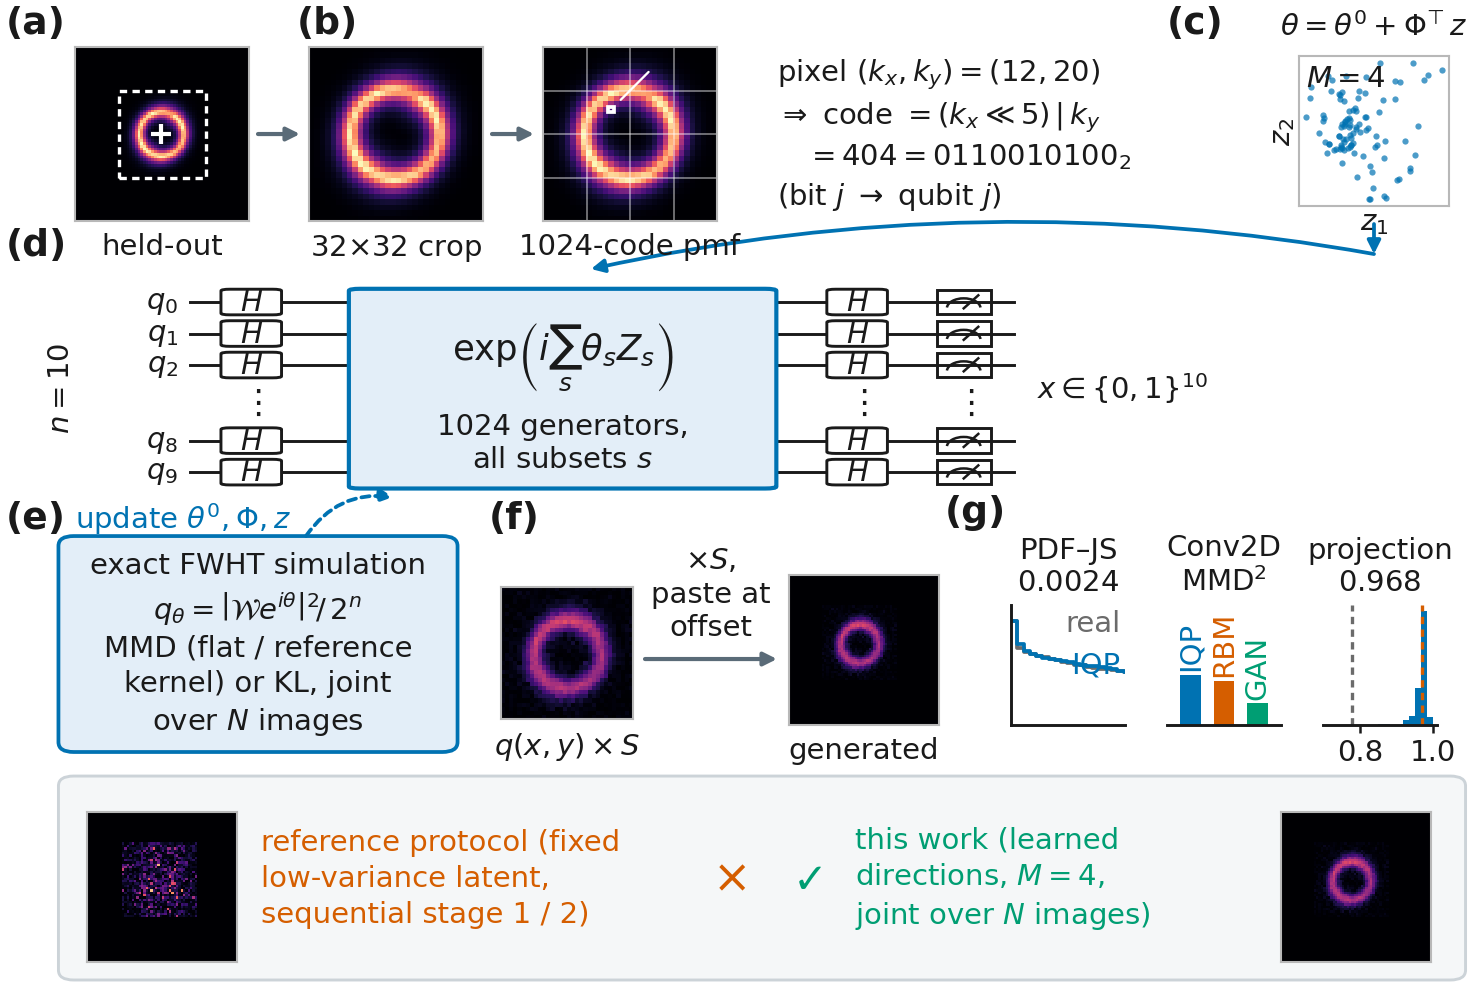

This chart was generated by the following Python code:
#!/usr/bin/env python3
# -*- coding: utf-8 -*-
"""fig_pipeline_v2_c.pdf -- fig_pipeline_v2 at its native body size (0.92\\textwidth).

Same seven panels, same thumbnails and same numbers as `fig_pipeline_v2.py` -- its `load()`
is imported so the two cannot drift -- re-laid-out for a 5.06 in column so that 7 pt text
survives with no scaling.  Compared with the full-size version the thumbnails shrink from
0.66 to 0.58 in, the circuit from 4.92 to 3.74 in, and the three metric minis lose their
axis decoration (the Conv2D-MMD^2 bars carry rotated in-panel labels instead of a y axis).

Python 3.9 compatible.
"""
from __future__ import annotations

import os

import numpy as np

import matplotlib
matplotlib.use("Agg")
import matplotlib.pyplot as plt                              # noqa: E402
from matplotlib.patches import (FancyArrowPatch, FancyBboxPatch, Rectangle,  # noqa: E402
                                Arc)

import fig_style as S
import fig_pipeline_v2 as V

FIG_W, FIG_H = 5.06, 3.30
BLUE, BAD, GOOD, LINK = V.BLUE, V.BAD, V.GOOD, V.LINK
FS = 7.0
KX, KY = V.KX, V.KY


def rect(x, y, w, h):
    return [x / FIG_W, y / FIG_H, w / FIG_W, h / FIG_H]


def fx(x):
    return x / FIG_W


def fy(y):
    return y / FIG_H


def thumb(fig, x, y, w, img, caption=None, zorder=3):
    ax = fig.add_axes(rect(x, y, w, w))
    ax.set_zorder(zorder)
    ax.imshow(np.asarray(img, float), cmap=S.IMG_CMAP, vmin=S.IMG_VMIN, vmax=S.IMG_VMAX,
              interpolation="nearest", origin="lower")
    ax.set_xticks([]); ax.set_yticks([])
    for sp in ax.spines.values():
        sp.set_linewidth(0.5); sp.set_color("#b8b8b8")
    if caption:
        fig.text(fx(x + w / 2.0), fy(y - 0.035), caption, fontsize=FS, ha="center",
                 va="top", zorder=6)
    return ax


def arrow(fig, p0, p1, color=LINK, lw=1.0, ls="-", ms=6.5, rad=0.0):
    fig.patches.append(FancyArrowPatch(
        (fx(p0[0]), fy(p0[1])), (fx(p1[0]), fy(p1[1])), transform=fig.transFigure,
        arrowstyle="-|>", mutation_scale=ms, linewidth=lw, color=color, linestyle=ls,
        shrinkA=0, shrinkB=0, zorder=2, connectionstyle="arc3,rad=%.3f" % rad))


def label(fig, txt, x, y):
    fig.text(fx(x), fy(y), txt, fontsize=9, fontweight="bold", ha="left", va="bottom",
             zorder=7)


# --------------------------------------------------------------------------- row 1
def row1(fig, D):
    yt, w, pitch = 2.58, 0.58, 0.78
    ax = thumb(fig, 0.28, yt, w, D["img"], "held-out")
    ax.plot([D["cx"]], [D["cy"]], marker="+", ms=5.0, mew=1.0, color="white", zorder=5)
    ax.add_patch(Rectangle((D["dx"] - 0.5, D["dy"] - 0.5), 32, 32, fill=False,
                           edgecolor="white", lw=0.8, ls=(0, (2.2, 1.6)), zorder=4))
    arrow(fig, (0.28 + w + 0.03, yt + w / 2), (0.28 + pitch - 0.03, yt + w / 2))
    thumb(fig, 0.28 + pitch, yt, w, D["crop"], "32$\\times$32 crop")
    arrow(fig, (0.28 + pitch + w + 0.03, yt + w / 2), (0.28 + 2 * pitch - 0.03, yt + w / 2))
    axp = thumb(fig, 0.28 + 2 * pitch, yt, w, D["pmf"] / D["pmf"].max(), "1024-code pmf")
    for t in (7.5, 15.5, 23.5):
        axp.axhline(t, color="white", lw=0.4, alpha=0.5)
        axp.axvline(t, color="white", lw=0.4, alpha=0.5)
    axp.add_patch(Rectangle((KX - 0.5, KY - 0.5), 1, 1, fill=False, edgecolor="white",
                            lw=0.9, zorder=5))
    axp.annotate("", xy=(KX + 0.7, KY + 0.7), xytext=(KX + 8, KY + 8),
                 arrowprops=dict(arrowstyle="-", lw=0.55, color="white"), zorder=5)

    fig.text(fx(2.62), fy(yt + w / 2),
             "pixel $(k_x, k_y) = (%d, %d)$\n"
             "$\\Rightarrow$ code $= (k_x{\\ll}5)\\,|\\,k_y$\n"
             "$\\quad = %d = %s_2$\n"
             "(bit $j$ $\\to$ qubit $j$)" % (KX, KY, D["code"], format(D["code"], "010b")),
             fontsize=FS, ha="left", va="center", linespacing=1.35)

    axz = fig.add_axes(rect(4.36, yt + 0.05, 0.50, 0.50))
    z = D["z"]
    axz.plot(z[:, 0], z[:, 1], ls="none", marker="o", ms=1.5, color=BLUE, alpha=0.7, mew=0)
    axz.set_xticks([]); axz.set_yticks([])
    for sp in axz.spines.values():
        sp.set_linewidth(0.5); sp.set_color("#b8b8b8")
    axz.set_xlabel("$z_1$", fontsize=FS, labelpad=0.5)
    axz.set_ylabel("$z_2$", fontsize=FS, labelpad=0.5)
    axz.text(0.05, 0.95, "$M = 4$", transform=axz.transAxes, fontsize=FS, ha="left",
             va="top")
    fig.text(fx(4.61), fy(3.18), "$\\theta = \\theta^{0} + \\Phi^{\\!\\top} z$",
             fontsize=FS, ha="center", va="bottom")
    label(fig, "(a)", 0.05, 3.18)
    label(fig, "(b)", 1.02, 3.18)
    label(fig, "(c)", 3.92, 3.18)


# --------------------------------------------------------------------------- row 2
def row2(fig, D):
    ax = fig.add_axes(rect(0.40, 1.68, 3.74, 0.70))
    ax.set_zorder(3)
    ax.set_xlim(0, 1); ax.set_ylim(0, 1); ax.axis("off")
    ys = [0.90, 0.75, 0.60, 0.24, 0.09]
    names = ["$q_0$", "$q_1$", "$q_2$", "$q_8$", "$q_9$"]
    x0, x1 = 0.070, 0.805
    for y, nm in zip(ys, names):
        ax.plot([x0, x1], [y, y], color=S.INK, lw=0.7, zorder=1)
        ax.text(x0 - 0.010, y, nm, fontsize=FS, ha="right", va="center")
    ax.text(-0.045, 0.495, "$n = 10$", fontsize=FS, ha="center", va="center", rotation=90)

    def hlayer(xc):
        for y in ys:
            ax.add_patch(FancyBboxPatch((xc - 0.024, y - 0.058), 0.048, 0.116,
                                        boxstyle="round,pad=0.003,rounding_size=0.008",
                                        fc="white", ec=S.INK, lw=0.7, zorder=3))
            ax.text(xc, y, "$H$", fontsize=FS, ha="center", va="center", zorder=4)
        ax.text(xc, 0.42, "$\\vdots$", fontsize=8, ha="center", va="center", zorder=4)

    hlayer(0.125)
    bx0, bx1 = 0.215, 0.590
    ax.add_patch(FancyBboxPatch((bx0, 0.015), bx1 - bx0, 0.945,
                                boxstyle="round,pad=0.003,rounding_size=0.010",
                                fc="#e3eef8", ec=BLUE, lw=1.0, zorder=2))
    ax.text(0.5 * (bx0 + bx1), 0.64, "$\\exp\\!\\left(i\\sum_{s}\\theta_s Z_s\\right)$",
            fontsize=8.5, ha="center", va="center", zorder=4)
    ax.text(0.5 * (bx0 + bx1), 0.23, "1024 generators,\nall subsets $s$",
            fontsize=FS, ha="center", va="center", linespacing=1.25, zorder=4)
    hlayer(0.665)
    for y in ys:
        mx = 0.760
        ax.add_patch(Rectangle((mx - 0.024, y - 0.058), 0.048, 0.116, fill=False,
                               edgecolor=S.INK, lw=0.7, zorder=3))
        ax.add_patch(Arc((mx, y - 0.030), 0.030, 0.095, theta1=15, theta2=165,
                         color=S.INK, lw=0.6, zorder=4))
        ax.plot([mx, mx + 0.013], [y - 0.030, y + 0.032], color=S.INK, lw=0.6, zorder=4)
    ax.text(0.760, 0.42, "$\\vdots$", fontsize=8, ha="center", va="center")
    ax.text(0.825, 0.495, "$x \\in \\{0,1\\}^{10}$", fontsize=FS, ha="left", va="center")

    arrow(fig, (4.61, 2.57), (4.61, 2.47), color=BLUE, lw=0.9)
    arrow(fig, (4.61, 2.47), (2.00, 2.42), color=BLUE, lw=0.9, rad=0.10)
    label(fig, "(d)", 0.05, 2.44)


# --------------------------------------------------------------------------- row 3
def row3(fig, D):
    fig.patches.append(FancyBboxPatch(
        (fx(0.24), fy(0.82)), fx(1.30), fy(0.70),
        boxstyle="round,pad=0.003,rounding_size=0.010", transform=fig.transFigure,
        fc="#e3eef8", ec=BLUE, lw=0.9, zorder=1))
    fig.text(fx(0.89), fy(1.17),
             "exact FWHT simulation\n"
             "$q_\\theta = \\left|\\mathcal{W}e^{i\\theta}\\right|^{2}\\!/\\,2^{n}$\n"
             "MMD (flat / reference\nkernel) or KL, joint\nover $N$ images",
             fontsize=FS, ha="center", va="center", linespacing=1.35, zorder=3)
    arrow(fig, (1.05, 1.53), (1.34, 1.66), color=BLUE, lw=0.9, ls=(0, (2.2, 1.5)),
          rad=-0.30)
    fig.text(fx(0.28), fy(1.53), "update $\\theta^{0}, \\Phi, z$", fontsize=FS,
             ha="left", va="bottom", color=BLUE)
    label(fig, "(e)", 0.05, 1.53)

    thumb(fig, 1.70, 0.92, 0.44, D["q_scaled"], "$q(x,y)\\times S$")
    arrow(fig, (2.18, 1.12), (2.62, 1.12))
    fig.text(fx(2.40), fy(1.18), "$\\times S$,\npaste at\noffset", fontsize=FS,
             ha="center", va="bottom", linespacing=1.25)
    thumb(fig, 2.66, 0.90, 0.50, D["gen"], "generated")
    label(fig, "(f)", 1.66, 1.53)


def row3_metrics(fig, D):
    y0, h, w = 0.90, 0.40, 0.38
    xs = [3.40, 3.92, 4.44]
    meta = D["meta"]
    ttl = fy(y0 + h + 0.03)

    ax = fig.add_axes(rect(xs[0], y0, w, h)); ax.set_zorder(3)
    x = D["holdout_all"].ravel(); y = D["gen_all"].ravel()
    lo, hi = float(min(x.min(), y.min())), float(max(x.max(), y.max()))
    edges = np.linspace(lo, hi, 51)
    ctr = 0.5 * (edges[1:] + edges[:-1])
    for v, c in ((x, S.INK_MUTED), (y, BLUE)):
        p, _ = np.histogram(v, bins=edges)
        ax.step(ctr, p.astype(float) / p.sum() + 1e-9, where="mid", color=c, lw=0.9)
    ax.set_yscale("log"); ax.set_xlim(lo, 0.55); ax.set_ylim(2e-6, 6.0)
    ax.set_xticks([]); ax.set_yticks([])
    for sp in ("top", "right"):
        ax.spines[sp].set_visible(False)
    ax.text(0.96, 0.97, "real", transform=ax.transAxes, fontsize=FS, ha="right",
            va="top", color=S.INK_MUTED)
    ax.text(0.96, 0.62, "IQP", transform=ax.transAxes, fontsize=FS, ha="right",
            va="top", color=BLUE)
    fig.text(fx(xs[0] + w / 2), ttl, "PDF–JS\n$0.0024$", fontsize=FS, ha="center",
             va="bottom", linespacing=1.2)

    ax = fig.add_axes(rect(xs[1], y0, w, h)); ax.set_zorder(3)
    names, vals = ["IQP", "RBM", "GAN"], [0.0861, 0.0752, 0.0371]
    cols = [BLUE, BAD, GOOD]
    ax.bar([0, 1, 2], vals, color=cols, width=0.62, lw=0)
    for i, (nm, v) in enumerate(zip(names, vals)):
        ax.text(i, v + 0.008, nm, fontsize=FS, ha="center", va="bottom", rotation=90,
                color=cols[i])
    ax.set_xticks([]); ax.set_yticks([]); ax.set_ylim(0, 0.205)
    ax.set_xlim(-0.7, 2.7)
    for sp in ("top", "right", "left"):
        ax.spines[sp].set_visible(False)
    fig.text(fx(xs[1] + w / 2), ttl, "Conv2D\nMMD$^2$", fontsize=FS, ha="center",
             va="bottom", linespacing=1.2)

    ax = fig.add_axes(rect(xs[2], y0, w, h)); ax.set_zorder(3)
    pc = np.asarray(meta["projection_corrs"], float)
    ax.hist(pc, bins=18, range=(0.70, 1.0), color=BLUE, lw=0)
    ax.axvline(float(meta["ref_projection_mean_crop_corr"]), color=S.INK_MUTED, lw=0.8,
               ls=(0, (2.2, 1.6)))
    ax.axvline(float(meta["ref_projection_nearest_train_corr"]), color=BAD, lw=0.8,
               ls=(0, (2.2, 1.6)))
    ax.set_xlim(0.70, 1.01); ax.set_yticks([]); ax.set_xticks([0.8, 1.0])
    ax.tick_params(axis="x", labelsize=FS, pad=1, length=2)
    for sp in ("top", "right", "left"):
        ax.spines[sp].set_visible(False)
    fig.text(fx(xs[2] + w / 2), ttl, "projection\n$%.3f$" % float(np.mean(pc)),
             fontsize=FS, ha="center", va="bottom", linespacing=1.2)
    label(fig, "(g)", 3.18, 1.55)


# --------------------------------------------------------------------------- row 4
def row4(fig, D):
    fig.patches.append(FancyBboxPatch(
        (fx(0.24), fy(0.06)), fx(4.66), fy(0.66),
        boxstyle="round,pad=0.003,rounding_size=0.010", transform=fig.transFigure,
        fc="#f5f7f8", ec="#ccd3d8", lw=0.7, zorder=0))
    thumb(fig, 0.32, 0.11, 0.50, D["ref_noise"], None, zorder=4)
    fig.text(fx(0.90), fy(0.39),
             "reference protocol (fixed\nlow-variance latent,\nsequential stage 1 / 2)",
             fontsize=FS, ha="left", va="center", linespacing=1.35, color=BAD, zorder=5)
    fig.text(fx(2.46), fy(0.39), "$\\times$", fontsize=11, ha="center", va="center",
             color=BAD, zorder=5)
    fig.text(fx(2.72), fy(0.39), "$\\checkmark$", fontsize=10, ha="center", va="center",
             color=GOOD, zorder=5)
    fig.text(fx(2.88), fy(0.39),
             "this work (learned\ndirections, $M = 4$,\njoint over $N$ images)",
             fontsize=FS, ha="left", va="center", linespacing=1.35, color=GOOD, zorder=5)
    thumb(fig, 4.30, 0.11, 0.50, D["gen"], None, zorder=4)


def make(outdir):
    S.apply_style()
    D = V.load()
    fig = plt.figure(figsize=(FIG_W, FIG_H))
    row1(fig, D); row2(fig, D); row3(fig, D); row3_metrics(fig, D); row4(fig, D)
    return S.save(fig, outdir, "fig_pipeline_v2_c")


if __name__ == "__main__":
    make(os.path.dirname(os.path.abspath(__file__)))
